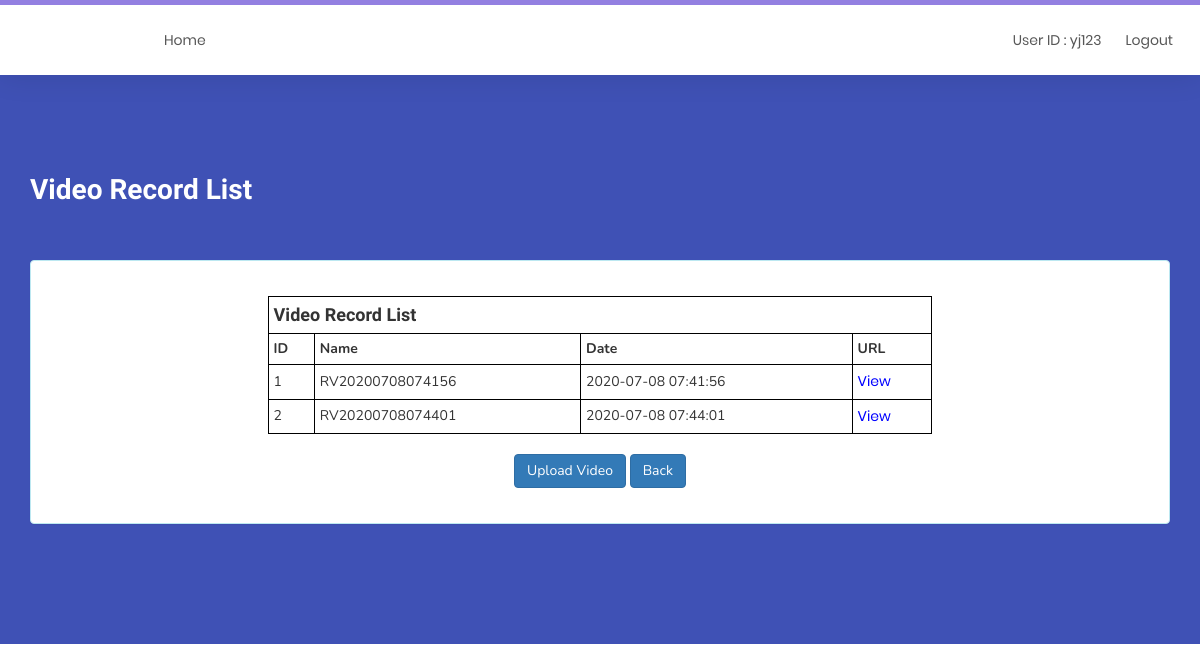
Page /recordVideoList.php (signed in) on the committed database.
### tables this page shows
CREATE TABLE `videos` (
  `vid` int(10) NOT NULL,
  `name` varchar(255) NOT NULL,
  `url` varchar(255) NOT NULL,
  `date` varchar(255) NOT NULL
);

### recordVideoList.php (the view, shortened to what this page needs)
<?php
	require_once 'header.php';
?>
<?php
    $query = "SELECT * FROM `videos`";
    $search_result = filterTable($query);
	function filterTable($query)
	{
		$connect = mysqli_connect("localhost", "root", "", "web engineering");
		$filter_Result = mysqli_query($connect, $query);
		return $filter_Result;
	}
?>
<!DOCTYPE html>
<html>
<head>
</head>
<body>
<body>
	<section id="product">
        <div class="container">
			<div class="section-title">
				<h2>Video Record List</small></h2>
			</div>
            <br>
			<div class="panel panel-info">
				<div class="panel-body">
					<div align="center">
					<br>
					<table align="center" style="width:60%">
					<tr>
						<th colspan="8"><h4>Video Record List</h4></th>
					</tr>
					<t>
						<th>ID</th>
						<th>Name</th>
						<th>Date</th>
						<th>URL</th>
					</t>
					<?php
						while($rows = mysqli_fetch_array($search_result)):
					?>
					<tr>
						<td><?php echo $rows['vid']; ?></td>
						<td><?php echo $rows['name']; ?></td>
						<td><?php echo $rows['date']; ?></td>
						<td><a href="viewVideoRecord.php?ID=<?php echo $rows['vid']; ?>">View</a></td>
					</tr>
					<?php
						endwhile;
					?>
					</table>
					<br>
					<button class="btn btn-primary" onClick="window.location.href='uploadRecordVideo.php';">Upload Video</button>
					<button class="btn btn-primary" onClick="window.location.href='homepage.php';">Back</button>
					<br><br>
					</div>
				</div>
			</div>
        </div>
    </section>
</body>
</html>

### css/main.css (style rules this page uses)
* { margin: 0px; padding: 0px; box-sizing: border-box; }
body, html { height: 100%; font-family: Poppins-Regular, sans-serif; }
a { font-family: Poppins-Regular; font-size: 14px; line-height: 1.7; color: #666666; margin: 0px; transition: all 0.4s; -webkit-transition: all 0.4s; -o-transition: all 0.4s; -moz-transition: all 0.4s; }
h1,h2,h3,h4,h5,h6 { margin: 0px; }
button { outline: none !important; border: none; background: transparent; }

### css/templatemo-style.css (style rules this page uses)
body { background: #ffffff; font-family: 'Nunito', sans-serif; overflow-x: hidden; padding-top: 70px; }
h1,h2,h3,h4,h5,h6 { font-family: 'Muli', sans-serif; font-weight: bold; line-height: inherit; }
h2 { color: #353535; font-size: 2em; padding-bottom: 10px; }
html { -webkit-font-smoothing: antialiased; }
a { color: #252525; -webkit-transition: 0.5s; transition: 0.5s; text-decoration: none !important; }
a, input, button, .form-control { -webkit-transition: 0.5s; transition: 0.5s; }
.section-title { padding-bottom: 40px; }
.section-title h2 { margin: 0; }
section { position: relative; padding: 100px 0; }
#product { background: #3f51b5; }
#product h2 { color: #ffffff; }
#product a { color: blue; }
#product .section-title { padding-bottom: 20px; }

### recordVideoList.php (style rules this page uses)
table, th, td { border: 1px solid black; padding: 5px; }
table { border-spacing: 50px; }

### rows in the picture
videos: vid "1", name "RV20200708074156", date "2020-07-08 07:41:56"
videos: vid "2", name "RV20200708074401", date "2020-07-08 07:44:01"

### other values in the picture
$_SESSION['userID'] "yj123"
